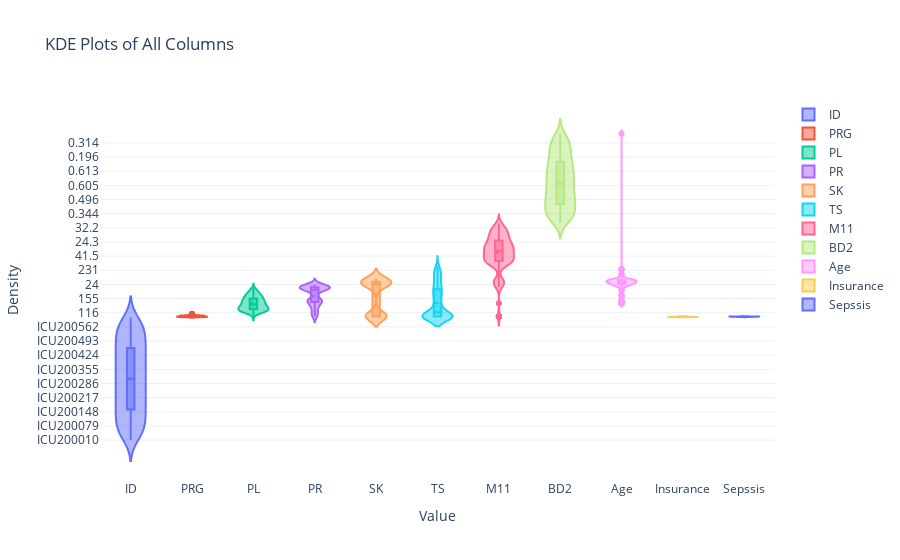

Notebook code for this chart:
### Code cell
# Create an empty figure
fig = go.Figure()

# Loop through each column in the DataFrame and add a KDE plot to the figure
for column in data.columns:
    fig.add_trace(go.Violin(y=data[column], name=column, box_visible=True, meanline_visible=True))

# Update layout for better visualization
fig.update_layout(
    title='KDE Plots of All Columns',
    xaxis_title='Value',
    yaxis_title='Density',
    template='plotly_white'
)

### Figure 1 — Plotly figure (JSON) as saved in the notebook; plotly's stock layout.template omitted (floating-point values rounded to 4 significant figures; data arrays with more than 128 entries replaced by an {"elided": "..."} marker saying what was removed)
{"data": [{"box": {"visible": true}, "meanline": {"visible": true}, "name": "ID", "type": "violin", "y": {"elided": "599 str values"}}, {"box": {"visible": true}, "meanline": {"visible": true}, "name": "PRG", "type": "violin", "y": {"elided": "599 int values"}}, {"box": {"visible": true}, "meanline": {"visible": true}, "name": "PL", "type": "violin", "y": {"elided": "599 int values"}}, {"box": {"visible": true}, "meanline": {"visible": true}, "name": "PR", "type": "violin", "y": {"elided": "599 int values"}}, {"box": {"visible": true}, "meanline": {"visible": true}, "name": "SK", "type": "violin", "y": {"elided": "599 int values"}}, {"box": {"visible": true}, "meanline": {"visible": true}, "name": "TS", "type": "violin", "y": {"elided": "599 int values"}}, {"box": {"visible": true}, "meanline": {"visible": true}, "name": "M11", "type": "violin", "y": {"elided": "599 float values"}}, {"box": {"visible": true}, "meanline": {"visible": true}, "name": "BD2", "type": "violin", "y": {"elided": "599 float values"}}, {"box": {"visible": true}, "meanline": {"visible": true}, "name": "Age", "type": "violin", "y": {"elided": "599 int values"}}, {"box": {"visible": true}, "meanline": {"visible": true}, "name": "Insurance", "type": "violin", "y": {"elided": "599 int values"}}, {"box": {"visible": true}, "meanline": {"visible": true}, "name": "Sepssis", "type": "violin", "y": {"elided": "599 int values"}}], "layout": {"title": {"text": "KDE Plots of All Columns"}, "xaxis": {"title": {"text": "Value"}}, "yaxis": {"title": {"text": "Density"}}}}
